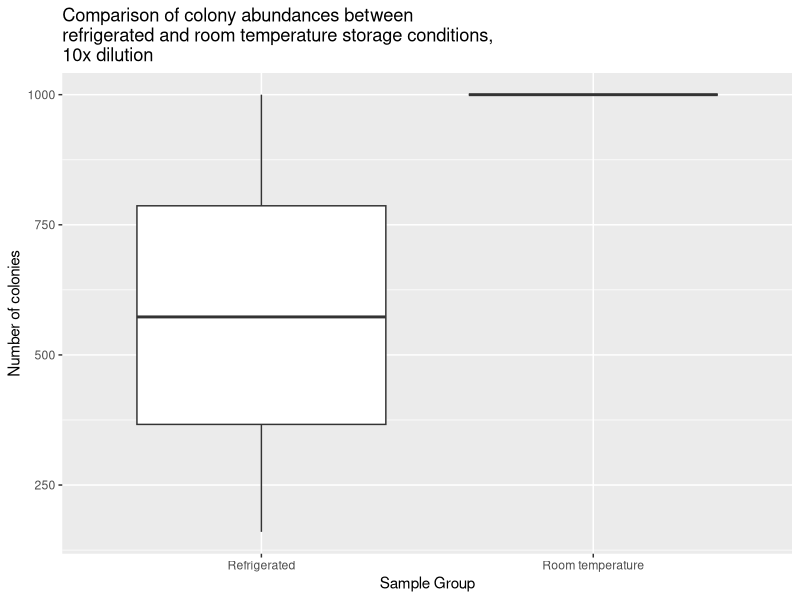
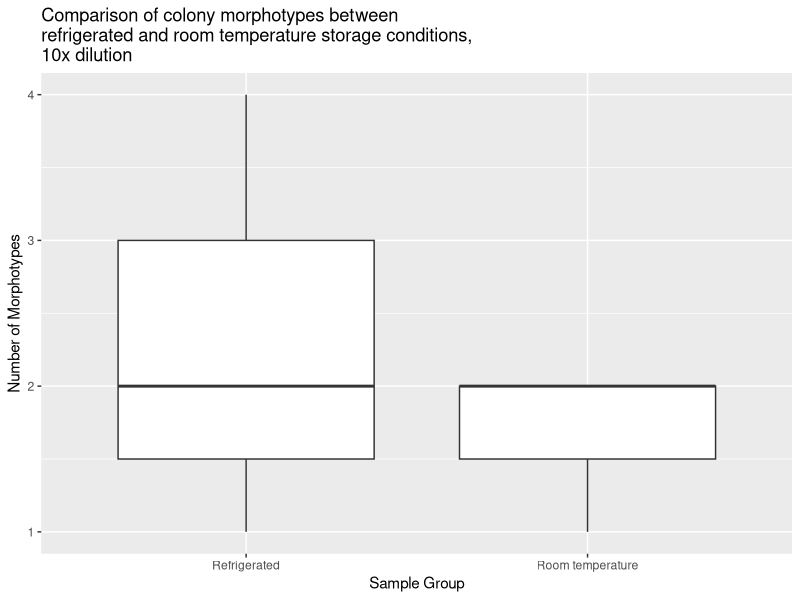

Write R code to recreate these figures, in order.
## ---- chunk 1
# create knit with correctly formated figures
knitr::opts_chunk$set(echo = FALSE, message = FALSE, warning = FALSE)
## ---- chunk 2
# run necessary packages to use in analysis
library("ggplot2")
library("dplyr")
library("tidyr")
library("readr")
library("broom")
library("knitr")
## ---- chunk 3
# read in the culture data from csv
culture_data <- read_csv(
  "data/raw_data/Raw_culture_count_data/Culturing_data.csv")
## ---- chunk 4
# filter out only the 10x dilutions and make a boxplot
culture_data %>%
  filter(student_name == "Kris Choi") %>%
  filter(dilution_1_10_or_100 == "10") %>%
  ggplot(aes(x = sample_group,
             y = number_of_colonies)) +
  geom_boxplot() +
  ggtitle(paste
          ("Comparison of colony abundances between
refrigerated and room temperature storage conditions,
10x dilution")) +
  xlab("Sample Group") +
  ylab("Number of colonies")
## ---- chunk 5
# run a statistical test to compare the two groups of abundances
culture_data %>%
  filter(student_name == "Kris Choi") %>%
  filter(dilution_1_10_or_100 == "10") %>%
  wilcox.test(data = .,
              number_of_colonies ~ sample_group) %>%
  broom::glance(x = .) %>%
  knitr::kable()
## ---- chunk 6
# filter out only the 10x dilutions and make a boxplot
culture_data %>%
  filter(student_name == "Kris Choi") %>%
  filter(dilution_1_10_or_100 == "10") %>%
  ggplot(aes(x = sample_group,
             y = as.numeric(number_of_morphotypes))) +
  geom_boxplot() +
  ggtitle(paste("Comparison of colony morphotypes between
refrigerated and room temperature storage conditions,
10x dilution")) +
  xlab("Sample Group") +
  ylab("Number of Morphotypes")
## ---- chunk 7
# run a statistical test to compare the two groups of morphotypes
culture_data %>%
  filter(student_name == "Kris Choi") %>%
  filter(dilution_1_10_or_100 == "10") %>%
  wilcox.test(data = .,
              as.numeric(number_of_morphotypes) ~ sample_group) %>%
  broom::glance(x = .) %>%
  knitr::kable()
